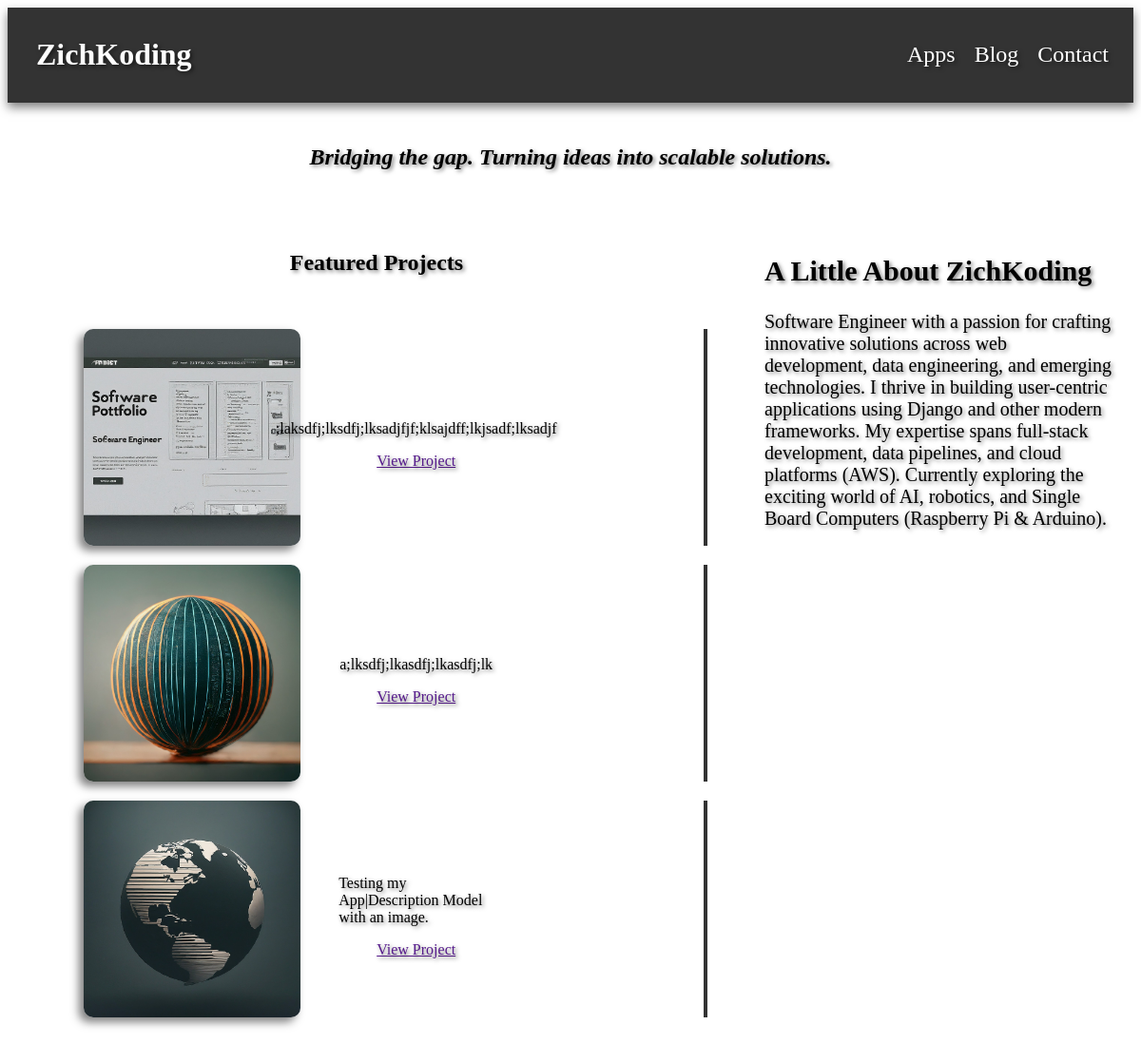
The page / on the database its author committed.
### portfolio/models.py (models this page shows, shortened)
class MissionStatement(models.Model):
    mission_statement = models.CharField(max_length=200)
    pub_date = models.DateTimeField("date published")
    active = models.BooleanField(default=False)
    def __str__(self):
        return self.mission_statement

class AppsDescriptions(models.Model):
    app_image = models.ImageField(upload_to="images/")
    app_name = models.CharField(max_length=200)
    app_description = models.CharField(max_length=200)
    app_categories = models.ManyToManyField(Categories)
    app_url = models.URLField(max_length=200, default="https://zichkoding.com")
    app_gh_url = models.URLField(max_length=200, default="https://github.com/ZichKoding")
    pub_date = models.DateTimeField("date published")
    active = models.BooleanField(default=False)

class Summary(models.Model):
    summary = models.CharField(max_length=1000)
    pub_date = models.DateTimeField("date published")
    active = models.BooleanField(default=False)
    def __str__(self):
        return self.summary

### portfolio/views.py (the view)
# urls.py: path("", views.index, name="index"),
def index(request):
    mission_statement = get_random_mission_statement()
    summary = get_active_summary()
    app_description = get_random_active_apps_descriptions()
    context = {
        "mission_statement": mission_statement,
        "summary": summary,
        "app_description": app_description,
    }
    return render(request, "portfolio/index.html", context)

### portfolio/views.py (called while the page is built, shortened)
def get_random_mission_statement():
    mission_statement = MissionStatement.objects.filter(active=True).order_by("?").first()
    if mission_statement is None:
        return "Software Engineer | Your Vision. My Expertise. Together, we build success."
    return mission_statement

def get_active_summary():
    summary = Summary.objects.filter(active=True).first()
    return summary

def get_random_active_apps_descriptions():
    apps_description = AppsDescriptions.objects.filter(active=True).order_by("?")[:3]
    if not apps_description:
        return "Featured apps coming soon!"
    return apps_description

### portfolio/templates/portfolio/index.html (shortened to what this page needs)
{% extends "main/header.html" %}
{% load static %}
{% block content %}
<link rel="stylesheet" href="{% static 'css/portfolio.css' %}">
<main>
    <section class="mission-container">
        <h3 class="mission-statement">
            {{ mission_statement }}
        </h3>
    </section>
    <section class="apps-summary-container">
        <div class="apps-container">
            <h1>Featured Projects</h1>
            <ul>
                {% for apps in app_description %}
                    <li class="app-details">
                        <img src="{{ apps.app_image.url }}" alt="{{ apps.app_name }}" class="app-image" width="250px">
                        <section class="app-details-description">
                            <p>{{ apps.app_description }}</p>
                            <a href="{{ apps.url }}">View Project</a>
                        </section>
                    </li>
                {% endfor %}
            </ul>
        </div>
        <div class="summary-container">
            <h1>A Little About ZichKoding</h1>
            <p>{{ summary }}</p>
        </div>
    </section>
</main>
{% endblock %}

### templates/main/header.html (shortened to what this page needs)
{% load static %}
<!DOCTYPE html>
<html>
    <head>
        <link rel="stylesheet" href="{% static 'css/style.css' %}">
    </head>
    <body>
        {% include "main/includes/navbar.html" %}
        {% block content %}
        {% endblock %}
    </body>
</html>

### templates/main/includes/navbar.html (shortened to what this page needs)
{% load static %}
<link rel="stylesheet" href="{% static 'css/navbar.css' %}">
<header>
    <h1 class="portfolio-title">
        <a href="/" class="portfolio-link">ZichKoding</a>
    </h1>
    <section>
        <ul class="nav-list" id="navList">
            <li><a href="/apps">Apps</a></li>
            <li><a href="/blog">Blog</a></li>
            <li><a href="/contact">Contact</a></li>
        </ul>
    </section>
</header>

### static/css/style.css (style rules this page uses)
* { text-shadow: 2px 2px 4px rgba(0, 0, 0, 0.5); }

### static/css/navbar.css (style rules this page uses)
header { background-color: #333; color: white; padding: 10px; margin-bottom: 20px; display: flex; align-items: center; justify-content: space-between; box-shadow: 0 5px 10px rgba(0, 0, 0, 0.5); }
.portfolio-title a { text-decoration: none; color: white; font-size: 2rem; font-weight: bold; margin-bottom: 20px; margin-left: 20px; }
.nav-list { list-style: none; padding: 0; margin: 0; margin-right: 1rem; display: flex; align-items: center; }
.nav-list li { font-size: 1.5rem; margin-left: 20px; }
.nav-list li a { color: white; text-decoration: none; }

### portfolio/static/css/portfolio.css (style rules this page uses)
.mission-container { display: flex; justify-content: center; align-items: center; flex-direction: column; margin-bottom: 20px; }
.mission-statement { font-size: 1.5rem; font-style: italic; text-align: center; }
.apps-summary-container { display: flex; justify-content: center; align-items: top; flex-direction: row; }
.apps-container { width: 100%; display: flex; justify-content: center; align-items: center; flex-direction: column; margin: 20px; }
.app-details { display: flex; justify-content: left; align-items: center; flex-direction: row; border-right: 0.25rem solid #333; margin: 20px; }
.app-image { width: 35%; border-radius: 10px; margin-right: 20px; box-shadow: -5px 5px 10px rgba(0, 0, 0, 0.5); }
.app-details-description { display: flex; justify-content: left; align-items: center; flex-direction: column; margin-left: 20px; margin-right: 20px; width: 25%; }
.summary-container { width: 50%; font-size: 1.25rem; padding: 20px; }

### rows shown on the page
MissionStatement: mission_statement "Bridging the gap. Turning ideas into scalable solutions."
AppsDescriptions: app_image (picture), app_description ";laksdfj;lksdfj;lksadjfjf;klsajdff;lkjsadf;lksadjf"
AppsDescriptions: app_image (picture), app_description "a;lksdfj;lkasdfj;lkasdfj;lk"
AppsDescriptions: app_image (picture), app_description "Testing my App|Description Model with an image."
Summary: summary "Software Engineer with a passion for crafting innovative solutions across web development, data engineering, and emerging technologies. I thrive in building user-centric applications using Django and other modern frameworks. My expertise spans full-stack development, data pipelines, and cloud platforms (AWS). Currently exploring the exciting world of AI, robotics, and Single Board Computers (Raspberry Pi & Arduino)."
